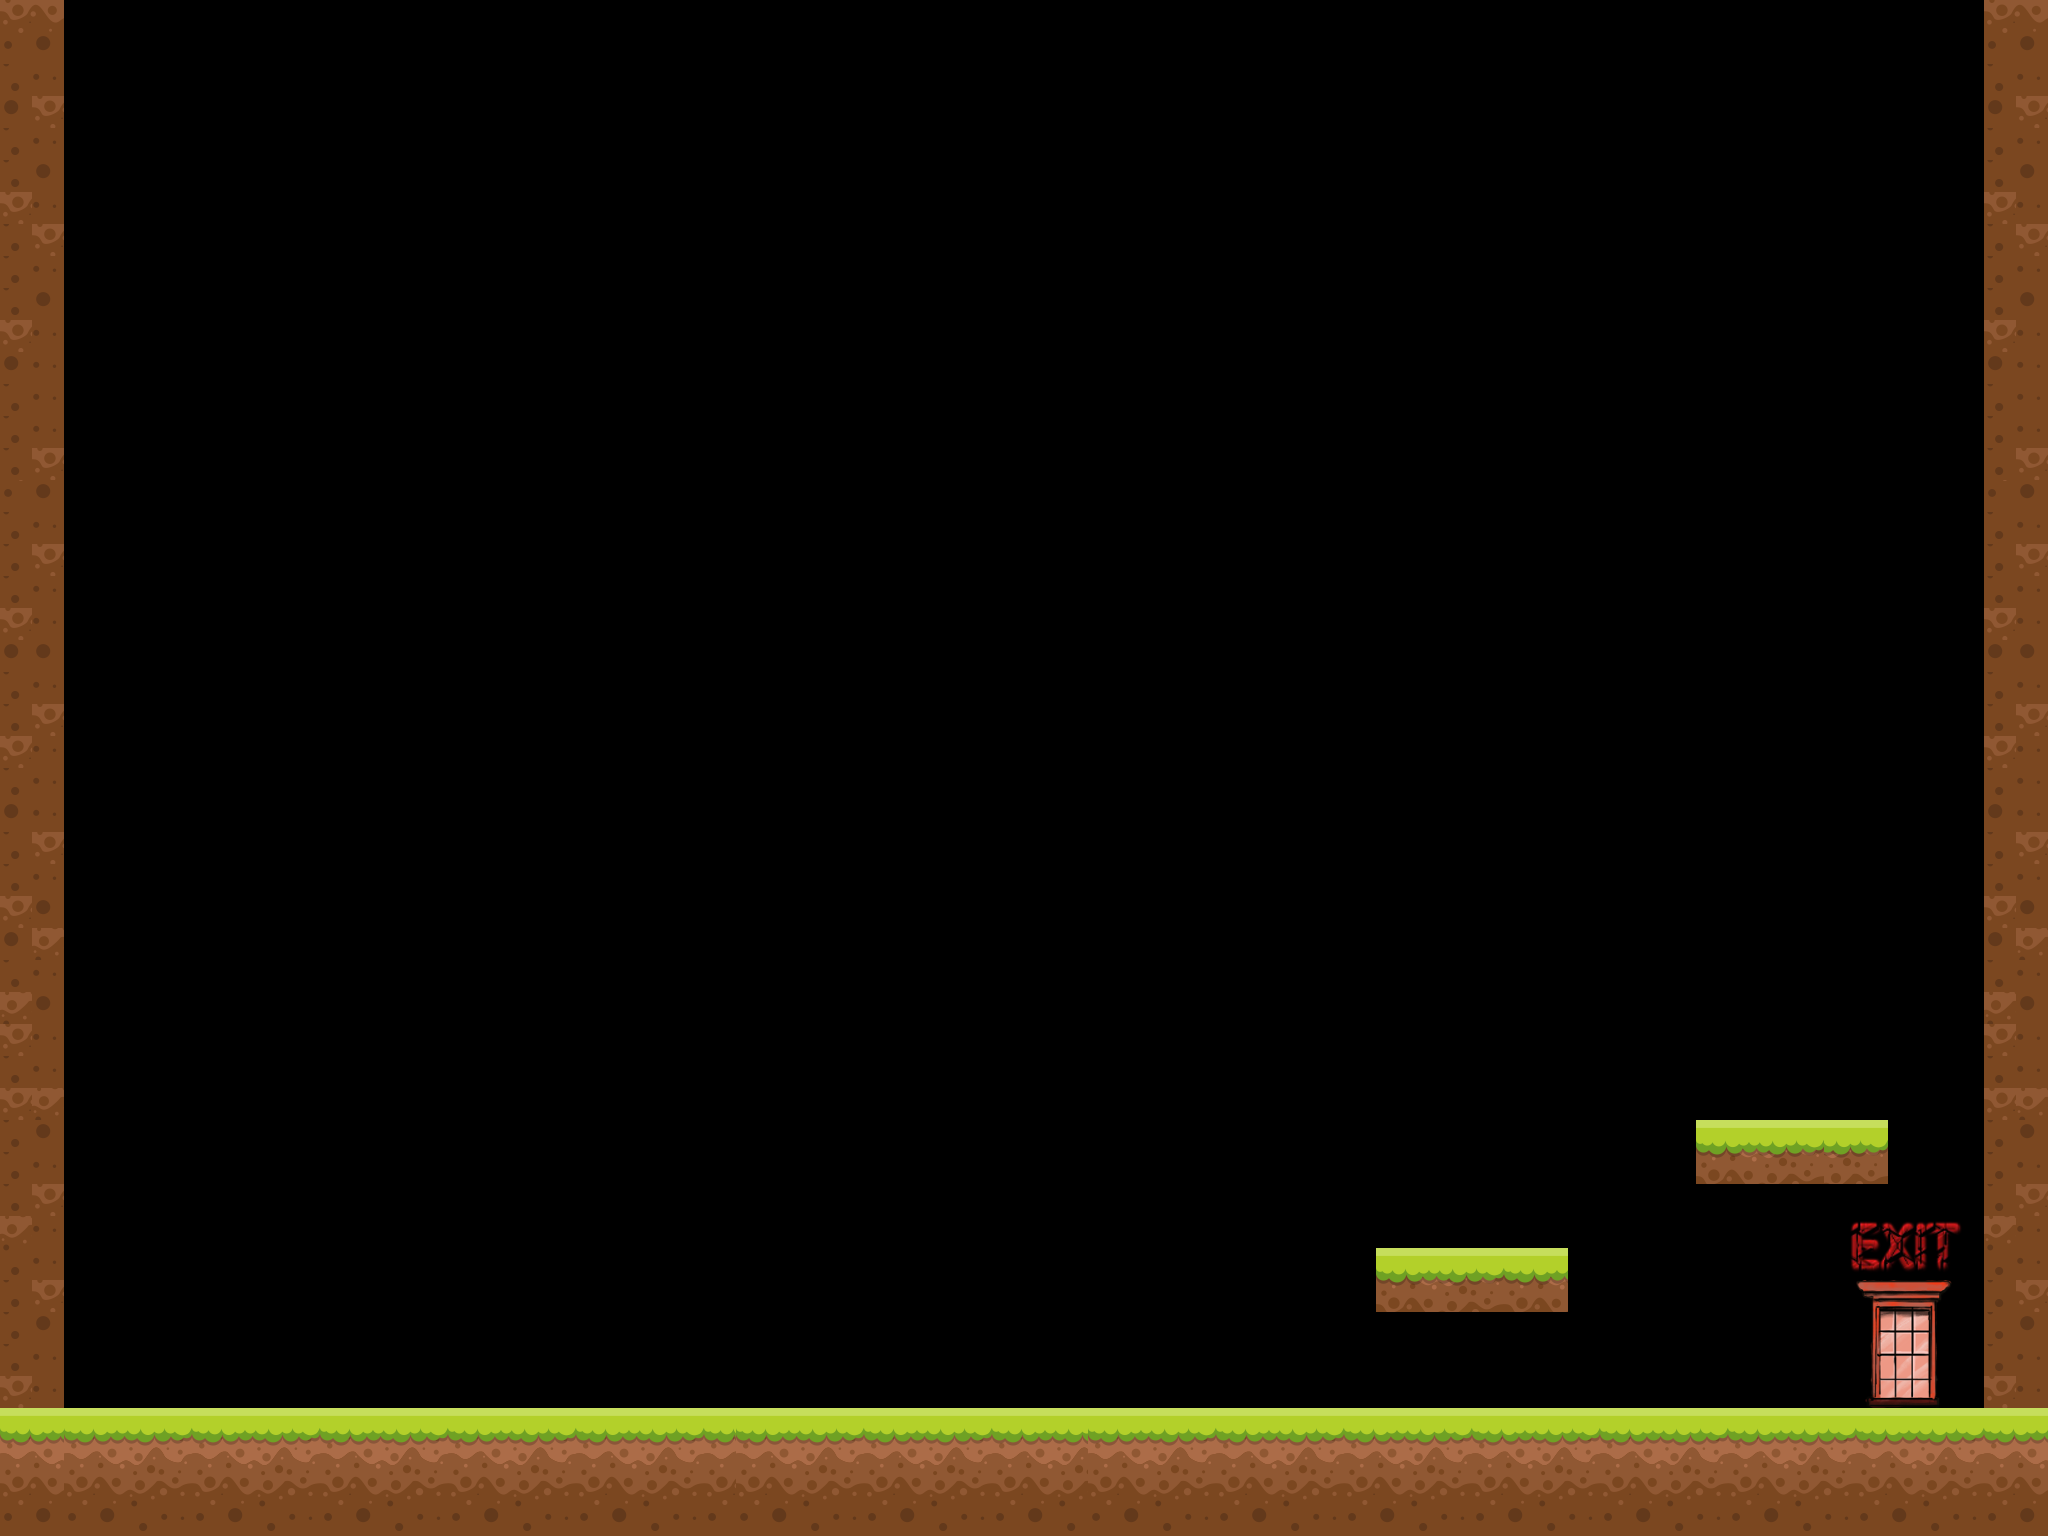

The image is a tile-based game level rendered from a .tmx file. Its description and source (layers, tilesets, objects; grid data summarised) follow:
An orthogonal 64x48 tile map with 32x32 px tiles, 3 tile layers (null, Tile Layer 1, foreground), 14 tilesets and 15 objects.

<map version="1.0" facingRight="orthogonal" renderorder="left-up" width="64" height="48" tilewidth="32" tileheight="32" nextobjectid="106">
 <tileset firstgid="1" name="terrain" tilewidth="32" tileheight="32" tilecount="16" columns="4">
  <image source="../Tiles/2.png" width="128" height="128" />
 </tileset>
 <tileset firstgid="17" name="terrain2" tilewidth="32" tileheight="32" tilecount="8" columns="4">
  <image source="../Tiles/13.png" width="128" height="93" />
 </tileset>
 <tileset firstgid="25" name="terrain3" tilewidth="32" tileheight="32" tilecount="8" columns="4">
  <image source="../Tiles/14.png" width="128" height="93" />
 </tileset>
 <tileset firstgid="33" name="terrain4" tilewidth="32" tileheight="32" tilecount="8" columns="4">
  <image source="../Tiles/15.png" width="128" height="93" />
 </tileset>
 <tileset firstgid="41" name="coins" tilewidth="64" tileheight="64" tilecount="64" columns="8">
  <image source="../../sprites/coinsheet.png" width="512" height="512" />
 </tileset>
 <tileset firstgid="105" name="exit" tilewidth="62" tileheight="64" tilecount="1" columns="1">
  <image source="../Object/Sign_2.png" width="62" height="64" />
 </tileset>
 <tileset firstgid="106" name="street-light" tilewidth="32" tileheight="32" tilecount="8" columns="2">
  <image source="../Object/street-light.png" width="64" height="128" />
 </tileset>
 <tileset firstgid="114" name="water" tilewidth="32" tileheight="32" tilecount="12" columns="4">
  <image source="../Tiles/17.png" width="128" height="99" />
 </tileset>
 <tileset firstgid="126" name="saw" tilewidth="96" tileheight="96" tilecount="1" columns="1">
  <image source="../Object/saw.png" width="96" height="96" />
 </tileset>
 <tileset firstgid="127" name="life item" tilewidth="40" tileheight="39" tilecount="1" columns="1">
  <image source="../Object/life.png" width="40" height="39" />
 </tileset>
 <tileset firstgid="128" name="rocks" tilewidth="90" tileheight="54" tilecount="1" columns="1">
  <image source="../Object/Stone.png" width="90" height="54" />
 </tileset>
 <tileset firstgid="129" name="window exit" tilewidth="32" tileheight="32" tilecount="12" columns="3">
  <image source="../Building 1/Window.png" width="96" height="128" />
 </tileset>
 <tileset firstgid="141" name="big saw" tilewidth="32" tileheight="32" tilecount="16" columns="4">
  <image source="../Object/big saw.png" width="128" height="128" />
 </tileset>
 <tileset firstgid="157" name="exit sign" tilewidth="32" tileheight="32" tilecount="20" columns="5">
  <image source="../exit-sign.png" width="160" height="128" />
 </tileset>
 <imagelayer name="Background Image" offsetx="0" offsety="-320">
  <image source="../Sky/Sky 1 v2.jpg" width="6051" height="2371" />
 </imagelayer>
 <objectgroup name="saw">
  <object id="102" gid="144" x="736" y="1472" width="32" height="32" />
  <object id="104" gid="144" x="832" y="1472" width="32" height="32" />
  <object id="105" gid="144" x="928" y="1472" width="32" height="32" />
 </objectgroup>
 <layer name="null" width="64" height="48">
  <data>[3072 cells, 0 non-empty, 0 distinct tile ids]</data>
 </layer>
 <layer name="Tile Layer 1" width="64" height="48">
  <data>[3072 cells, 434 non-empty, 46 distinct tile ids]</data>
 </layer>
 <objectgroup name="collision">
  <object id="96" x="0" y="1408" width="2048" height="128" />
  <object id="97" x="1984" y="0" width="64" height="1536" />
  <object id="98" x="0" y="0" width="64" height="1536" />
  <object id="99" x="1376" y="1248" width="192" height="64" />
  <object id="100" x="1696" y="1120" width="192" height="64" />
 </objectgroup>
 <objectgroup name="coins">
  <object id="89" gid="73" x="1376" y="1248" width="64" height="64" />
  <object id="90" gid="73" x="1440" y="1248" width="64" height="64" />
  <object id="91" gid="73" x="1504" y="1248" width="64" height="64" />
  <object id="92" gid="73" x="1696" y="1120" width="64" height="64" />
  <object id="93" gid="73" x="1760" y="1120" width="64" height="64" />
  <object id="94" gid="73" x="1824" y="1120" width="64" height="64" />
 </objectgroup>
 <objectgroup name="exit">
  <object id="95" x="1888" y="1312" width="32" height="96" />
 </objectgroup>
 <objectgroup name="life item" />
 <objectgroup name="key" />
 <layer name="foreground" width="64" height="48">
  <data>[3072 cells, 44 non-empty, 16 distinct tile ids]</data>
 </layer>
 <objectgroup name="falling platform" />
</map>
